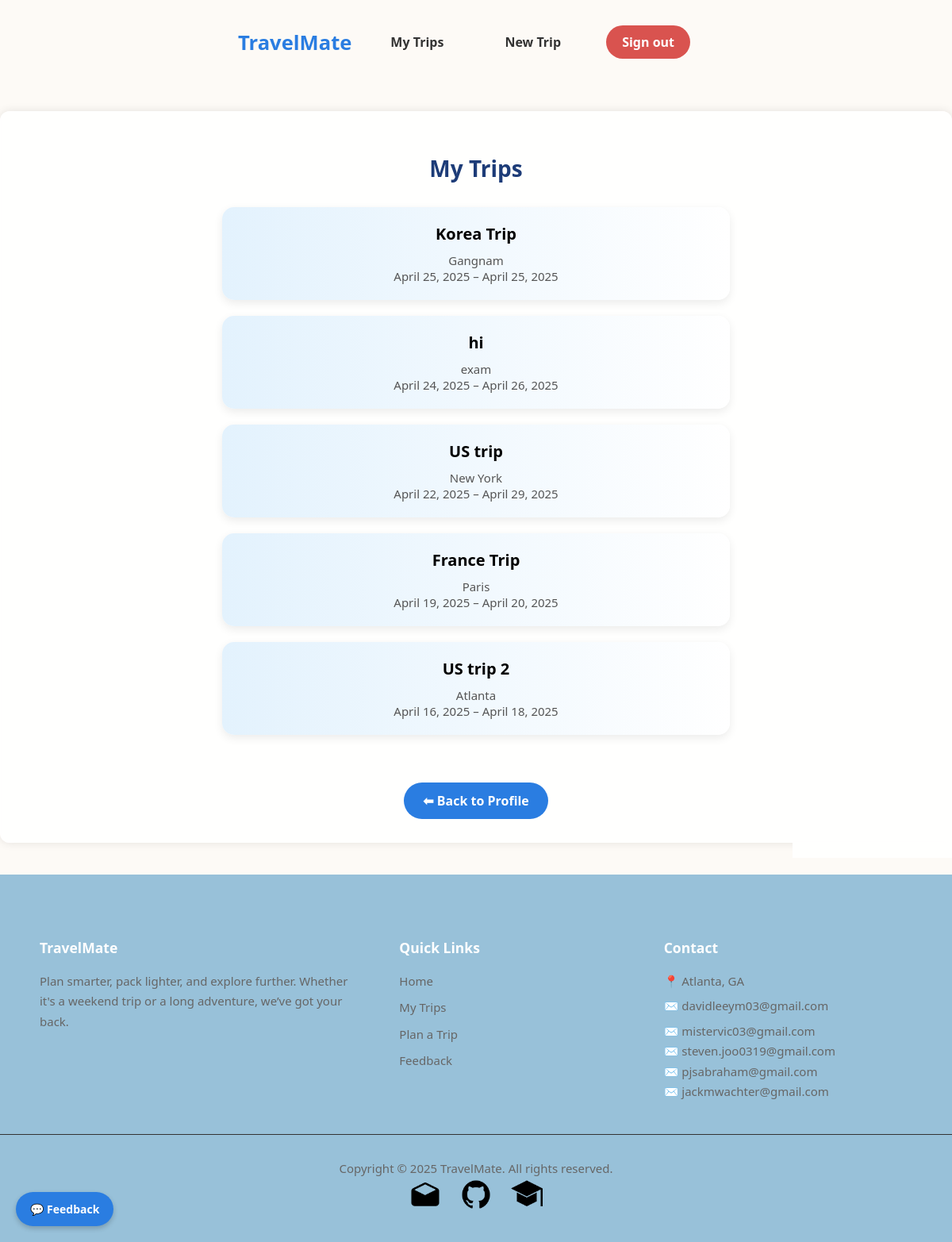
Before: /trips/list/ (signed in) with the older database file.
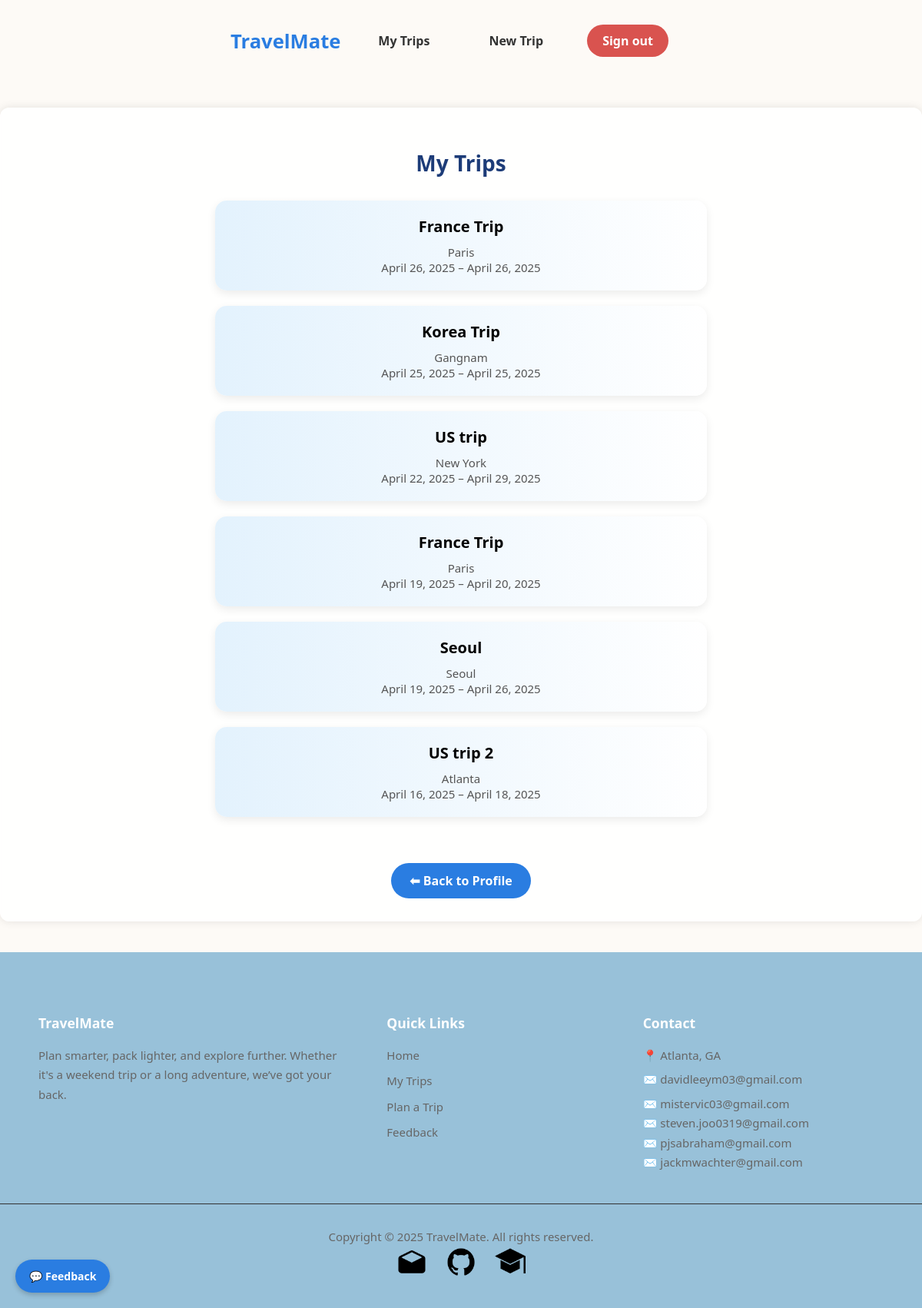
After: the same page with the newer database file.
### trips/models.py (models this page shows, shortened)
class Trip(models.Model):
    TRIP_TYPE_CHOICES = [
        ('beach', 'Beach'),
        ('city', 'City'),
        ('hiking', 'Hiking'),
        ('business', 'Business'),
        ('snow', 'Snow / Ski'),
        ('other', 'Other'),
    ]
    user = models.ForeignKey(get_user_model(), on_delete=models.CASCADE)
    name = models.CharField(max_length=100)
    destination = models.CharField(max_length=100)
    start_date = models.DateField()
    end_date = models.DateField()
    trip_type = models.CharField(max_length=50, choices=TRIP_TYPE_CHOICES, default='other')
    manually_cleared = models.BooleanField(default=False)
    is_public = models.BooleanField(default=False)
    share_token = models.CharField(max_length=12, unique=True, blank=True, null=True)

### trips/views.py (the view)
# urls.py: path('list/', views.trip_list, name='trip_list'),
@login_required
def trip_list(request):
    trips = Trip.objects.filter(user=request.user).order_by('-start_date')
    return render(request, 'trips/trip_list.html', {'trips': trips})

### trips/templates/trips/trip_list.html (shortened to what this page needs)
{% extends 'base.html' %}
{% load static %}
{% block content %}
    <div style="text-align: center;">
        <h2 style="color: #1d3c78; margin-bottom: 30px; font-size: 28px; font-weight: 700;">My Trips</h2>
        <div class="trip-list">
            {% for trip in trips %}
                <a href="{% url 'trip_detail' trip.id %}" class="trip-card-link">
                    <div class="trip-card">
                        <div class="trip-title">{{ trip.name }}</div>
                        <div class="trip-info">
                            {{ trip.destination }}<br>
                            {{ trip.start_date }} – {{ trip.end_date }}
                        </div>
                    </div>
                </a>
            {% empty %}
                <p style="font-size: 16px; color: #777;">You have no trips yet.</p>
            {% endfor %}
        </div>
        <a href="{% url 'profile' %}" class="button" style="
            margin-top: 40px;
            background-color: #2a7de1;
            padding: 12px 24px;
            display: inline-block;
            border-radius: 25px;
            font-weight: 600;
            text-decoration: none;
            color: white;
            transition: background 0.3s ease;">
    ⬅ Back to Profile
        </a>
    </div>
{% endblock %}

### templates/base.html (shortened to what this page needs)
{% load static %}
<!DOCTYPE html>
<html lang="en">
<head>
</head>
<body>
<header class="header">
    <div class="header-inner">
        <a class="logo" href="{% url 'home' %}"
           style="font-weight: bold; font-size: 1.6rem; text-decoration: none; color: #2a7de1;">TravelMate</a>
        <div class="nav-links" id="navLinks">
            {% if user.is_authenticated %}
                <a class="headerButtons" href="{% url 'trip_list' %}"
                   style="margin-right: 20px; text-decoration: none; color: #333;">
                    My Trips
                </a>
                <a class="headerButtons" href="{% url 'create_trip' %}"
                   style="margin-right: 20px; text-decoration: none; color: #333;">
                    New Trip
                </a>
                <a class="signOutButton" href="{% url 'logout' %}"
                   style="margin-right: 20px; text-decoration: none; color: #fff;">
                    Sign out
                </a>
            {% else %}
                <a class="signInButtons" href="{% url 'login' %}"
                   style="margin-right: 20px; text-decoration: none; color: #fff;">
                    Sign in
                </a>
            {% endif %}
        </div>
    </div>
</header>
<div class="container {% if request.path|slice:":13" == "/users/login" or request.path|slice:":13" == "/users/signup" %}auth-page{% endif %}">
    {% block content %}{% endblock %}
</div>
<a href="{% url 'leave_feedback' %}" id="feedback-button">💬 Feedback</a>
<footer style="background-color: #98c1d9; color: #ccc; padding: 60px 0 40px; font-size: 15px; line-height: 1.7;">
    <div style="max-width: 1100px; margin: auto; display: flex; flex-wrap: wrap; justify-content: space-between; gap: 60px; padding: 0 24px;">
        <div style="flex: 1 1 280px;">
            <h3 style="color: #fff; margin-bottom: 14px;">TravelMate</h3>
            <p style="margin: 0; color: #666;">Plan smarter, pack lighter, and explore further. Whether it's a weekend
                trip or a long
                adventure, we’ve got your back.</p>
        </div>
        <div style="flex: 1 1 160px;">
            <h3 style="color: #fff; margin-bottom: 14px;">Quick Links</h3>
            <ul style="list-style: none; padding: 0; margin: 0;">
                <li style="margin-bottom: 8px;"><a href="{% url 'home' %}" style="color: #666; text-decoration: none;">Home</a>
                </li>
                <li style="margin-bottom: 8px;"><a href="{% url 'trip_list' %}"
                                                   style="color: #666; text-decoration: none;">My
                    Trips</a></li>
                <li style="margin-bottom: 8px;"><a href="{% url 'create_trip' %}"
                                                   style="color: #666; text-decoration: none;">Plan
                    a Trip</a></li>
                <li style="margin-bottom: 8px;"><a href="{% url 'leave_feedback' %}"
                                                   style="color: #666; text-decoration: none;">Feedback</a></li>
            </ul>
        </div>
        <div style="flex: 1 1 200px;">
            <h3 style="color: #fff; margin-bottom: 14px;">Contact</h3>
            <p style="margin: 0; color: #666">📍 Atlanta, GA</p>
            <p style="margin: 6px 0; color: #666">✉️ davidleeym03@gmail.com</p>
            <p style="margin: 0; color: #666">✉️ mistervic03@gmail.com</p>
            <p style="margin: 0; color: #666">✉️ steven.joo0319@gmail.com</p>
            <p style="margin: 0; color: #666">✉️ pjsabraham@gmail.com</p>
            <p style="margin: 0; color: #666">✉️ jackmwachter@gmail.com</p>
        </div>
    </div>
    <div style="text-align: center; color: #666; padding-top: 30px; margin-top: 40px; border-top: 1px solid #333;">
        Copyright © 2025 TravelMate. All rights reserved.
    </div>
    <div class="footerSocialIconsWrapper">
        <div class="socialBrands">
            <a href="mailto:pjsabraham@gmail.com, steven.joo0319@gmail.com, davidleeym03@gmail.com, jackmwachter@gmail.com, mistervic03@gmail.com"
               target="_blank" rel="noopener noreferrer" aria-label="Email">
                <img src="{% static 'img/mail.png' %}" alt="mail" height="40"/>
            </a>
        </div>
        <div class="socialBrands">
            <a href="https://github.com/steve0joo/TravelMate" target="_blank" rel="noopener noreferrer"
               aria-label="GitHub">
                <img src="{% static 'img/github.png' %}" alt="github" height="40"/>
            </a>
        </div>
        <div class="socialBrands">
            <a href="https://www.cc.gatech.edu/" target="_blank" rel="noopener noreferrer"
               aria-label="Georgia Tech">
                <img src="{% static 'img/gt.png' %}" alt="Georgia Tech" height="40"/>
            </a>
        </div>
    </div>
</footer>
</body>
</html>

### templates/base.html (style rules this page uses)
.header { position: fixed; top: 20px; left: 50%; transform: translateX(-50%); width: 50%; min-width: 600px; background: #fdfaf6; padding: 12px 24px; border-radius: 16px; z-index: 1000; display: flex; justify-content: space-between; align-items: center; transition: all 0.3s ease; }
.header-inner { display: flex; justify-content: space-between; align-content: center; width: 100%; min-width: 450px; }
.logo { font-size: 1.6rem; font-weight: bold; color: #2a7de1; text-decoration: none; text-align: center; align-self: center; }
.nav-links { display: flex; gap: 12px; align-items: center; margin-right: 10px; flex-wrap: wrap; }
.headerButtons { color: white; padding: 10px 20px; border-radius: 999px; font-weight: bold; text-decoration: none; border: none; cursor: pointer; transition: background-color 0.3s ease; margin: 0 5px; }
.signOutButton { background-color: #d9534f; color: white; padding: 10px 20px; border-radius: 999px; font-weight: bold; text-decoration: none; border: none; cursor: pointer; transition: background-color 0.3s ease; margin: 0 5px; }
body { font-family: 'Segoe UI', sans-serif; background-color: #fdfaf6; background-repeat: no-repeat; background-size: 100% 100%; background-attachment: fixed; margin: 0; padding: 0; padding-top: 100px; }
.container { max-width: 1500px; margin: 40px auto; background: rgba(255, 255, 255, 0.85); backdrop-filter: blur(4px); -webkit-backdrop-filter: blur(4px); padding: 30px; border-radius: 12px; box-shadow: 0 0 12px rgba(0, 0, 0, 0.1); }
a.button { background-color: #2a7de1; color: white; padding: 10px 20px; text-decoration: none; border-radius: 20px; font-weight: bold; display: inline-block; margin-top: 20px; }
#feedback-button { position: fixed; bottom: 20px; left: 20px; background-color: #2a7de1; color: white; padding: 12px 18px; font-size: 14px; border-radius: 30px; text-decoration: none; font-weight: bold; box-shadow: 0 3px 6px rgba(0, 0, 0, 0.2); z-index: 999; transition: background-color 0.3s, transform 0.3s; }
.footerSocialIconsWrapper { display: flex; justify-content: center; align-items: center; gap: 24px; width: 100%; }
.footerSocialIconsWrapper .socialBrands { display: flex; justify-content: center; align-items: center; text-align: center; }
.footerSocialIconsWrapper a { display: flex; justify-content: center; align-items: center; text-decoration: none; }
.footerSocialIconsWrapper a img { display: block; width: auto; height: 40px; transition: transform 0.3s ease-in-out; }

### trips/templates/trips/trip_list.html (style rules this page uses)
.trip-card-link { text-decoration: none; color: inherit; }
.trip-card { border-radius: 15px; padding: 20px; margin: 20px auto; background: linear-gradient(to right, #e3f2fd, #ffffff); max-width: 600px; box-shadow: 0 4px 12px rgba(0, 0, 0, 0.08); transition: all 0.4s ease; transform: perspective(1px) translateZ(0); }
.trip-title { font-weight: 700; font-size: 20px; margin-bottom: 10px; }
.trip-info { color: #555; font-size: 15px; }

Changed rows visible on the page:
removed Trip: name "hi", destination "exam", start_date "April 24, 2025", end_date "April 26, 2025"
added Trip: name "France Trip", destination "Paris", start_date "April 26, 2025", end_date "April 26, 2025"
added Trip: name "Seoul", destination "Seoul", start_date "April 19, 2025", end_date "April 26, 2025"
